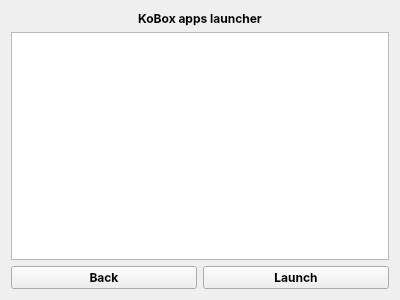
<?xml version="1.0" encoding="UTF-8"?>
<ui version="4.0">
 <class>koboxAppsDialog</class>
 <widget class="QWidget" name="koboxAppsDialog">
  <property name="windowModality">
   <enum>Qt::NonModal</enum>
  </property>
  <property name="geometry">
   <rect>
    <x>0</x>
    <y>0</y>
    <width>400</width>
    <height>300</height>
   </rect>
  </property>
  <property name="windowTitle">
   <string>Form</string>
  </property>
  <layout class="QVBoxLayout" name="verticalLayout">
   <item>
    <layout class="QGridLayout" name="gridLayout">
     <item row="0" column="0">
      <widget class="QLabel" name="label">
       <property name="font">
        <font>
         <family>Inter</family>
         <weight>75</weight>
         <bold>true</bold>
        </font>
       </property>
       <property name="text">
        <string>KoBox apps launcher</string>
       </property>
       <property name="alignment">
        <set>Qt::AlignCenter</set>
       </property>
      </widget>
     </item>
     <item row="1" column="0">
      <widget class="QListView" name="appsList"/>
     </item>
     <item row="2" column="0">
      <layout class="QGridLayout" name="gridLayout_2">
       <property name="bottomMargin">
        <number>0</number>
       </property>
       <item row="0" column="0">
        <widget class="QPushButton" name="cancelBtn">
         <property name="font">
          <font>
           <family>Inter</family>
           <weight>75</weight>
           <bold>true</bold>
          </font>
         </property>
         <property name="text">
          <string>Back</string>
         </property>
        </widget>
       </item>
       <item row="0" column="1">
        <widget class="QPushButton" name="launchBtn">
         <property name="font">
          <font>
           <family>Inter</family>
           <weight>75</weight>
           <bold>true</bold>
          </font>
         </property>
         <property name="text">
          <string>Launch</string>
         </property>
        </widget>
       </item>
      </layout>
     </item>
    </layout>
   </item>
  </layout>
 </widget>
 <resources/>
 <connections/>
</ui>
